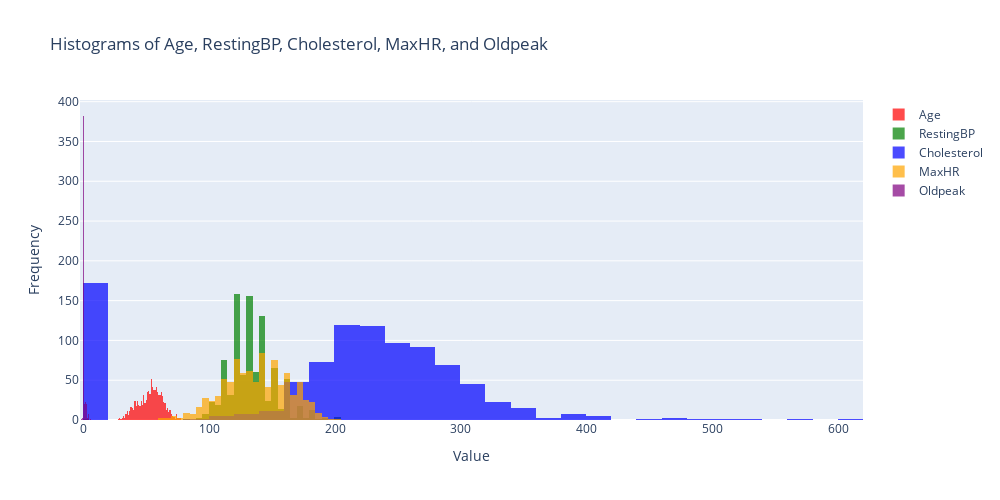

The code cell stored with this chart in its notebook:
### Code cell
# Define custom colors for each histogram
histogram_colors = ['red', 'green', 'blue', 'orange', 'purple']

# Create subplots for each column
fig = go.Figure()

for i, column in enumerate(['Age', 'RestingBP', 'Cholesterol', 'MaxHR', 'Oldpeak'], start=1):
    hist_data = df[column]
    
    # Add histogram trace to the subplot with custom color
    fig.add_trace(go.Histogram(x=hist_data, name=column, nbinsx=50, marker_color=histogram_colors[i-1], opacity=0.7))

# Update layout
fig.update_layout(
    title_text="Histograms of Age, RestingBP, Cholesterol, MaxHR, and Oldpeak",
    width=1000,
    height=500,
    barmode='overlay',
    xaxis_title="Value",
    yaxis_title="Frequency"
)

# Show figure
fig.show()

### Figure 1 — Plotly figure (JSON) as saved in the notebook; plotly's stock layout.template omitted (floating-point values rounded to 4 significant figures; data arrays with more than 128 entries replaced by an {"elided": "..."} marker saying what was removed)
{"data": [{"marker": {"color": "red"}, "name": "Age", "nbinsx": 50, "opacity": 0.7, "type": "histogram", "x": {"elided": "918 int values"}}, {"marker": {"color": "green"}, "name": "RestingBP", "nbinsx": 50, "opacity": 0.7, "type": "histogram", "x": {"elided": "918 int values"}}, {"marker": {"color": "blue"}, "name": "Cholesterol", "nbinsx": 50, "opacity": 0.7, "type": "histogram", "x": {"elided": "918 int values"}}, {"marker": {"color": "orange"}, "name": "MaxHR", "nbinsx": 50, "opacity": 0.7, "type": "histogram", "x": {"elided": "918 int values"}}, {"marker": {"color": "purple"}, "name": "Oldpeak", "nbinsx": 50, "opacity": 0.7, "type": "histogram", "x": {"elided": "918 float values"}}], "layout": {"barmode": "overlay", "height": 500, "title": {"text": "Histograms of Age, RestingBP, Cholesterol, MaxHR, and Oldpeak"}, "width": 1000, "xaxis": {"title": {"text": "Value"}}, "yaxis": {"title": {"text": "Frequency"}}}}
